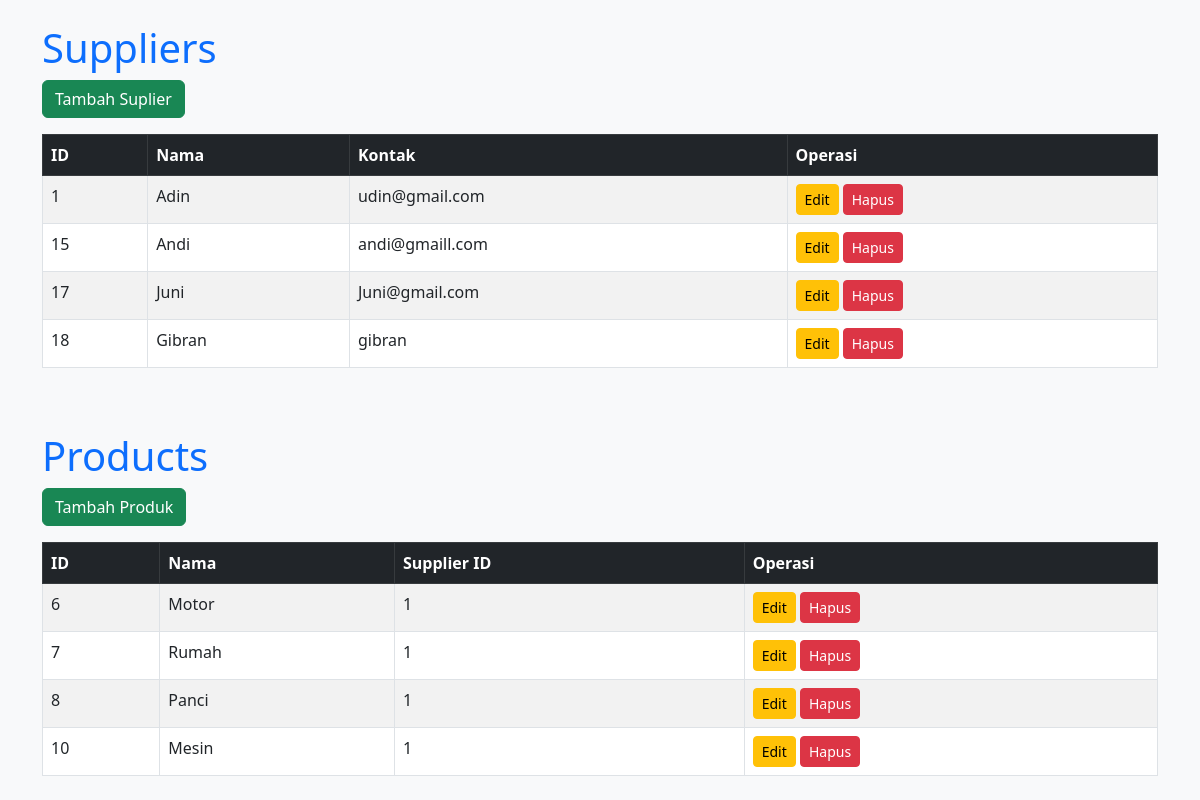
The page /app/views/index.php on the database its author committed.
### tables this page shows
CREATE TABLE `suppliers` (
  `id` int(11) NOT NULL,
  `name` varchar(255) NOT NULL,
  `contact` varchar(100) DEFAULT NULL
);

CREATE TABLE `products` (
  `id` int(11) NOT NULL,
  `name` varchar(255) NOT NULL,
  `supplier_id` int(11) DEFAULT NULL
);

### config/database.php (called while the page is built)
<?php
class Database {
    private static $instance = null;
    private $pdo;
    private function __construct() {
        $host = 'localhost';
        $dbname = 'tugas1';
        $username = 'root';
        $password = '';
        try {
            $this->pdo = new PDO("mysql:host=$host;dbname=$dbname", $username, $password);
            $this->pdo->setAttribute(PDO::ATTR_ERRMODE, PDO::ERRMODE_EXCEPTION);
        } catch (PDOException $e) {
            die("Koneksi gagal: " . $e->getMessage());
        }
    }
    public static function getInstance() {
        if (self::$instance == null) {
            self::$instance = new Database();
        }
        return self::$instance;
    }
    public function getConnection() {
        return $this->pdo;
    }
}

### app/controllers/SupplierController.php (called while the page is built, shortened)
<?php
require_once __DIR__ . '/../models/Supplier.php';
class SupplierController {
    private $supplierModel;
    public function __construct() {
        $this->supplierModel = new Supplier();
    }
    public function index() {
        $suppliers = $this->supplierModel->getAllSuppliers();
        return $suppliers;
    }
}

### app/models/Supplier.php (called while the page is built, shortened)
<?php
require_once __DIR__ . '/../../config/database.php';
class Supplier {
    private $pdo;
    public function __construct() {
        $this->pdo = Database::getInstance()->getConnection();
    }
    public function getAllSuppliers() {
        $stmt = $this->pdo->query("SELECT * FROM suppliers");
        return $stmt->fetchAll(PDO::FETCH_ASSOC);
    }
}

### app/controllers/ProductController.php (called while the page is built, shortened)
<?php
require_once __DIR__ . '/../models/Product.php';
class ProductController {
    private $productModel;
    public function __construct() {
        $this->productModel = new Product();
    }
    public function index() {
        $products = $this->productModel->getAllProducts();
        return $products;
    }
}

### app/models/Product.php (called while the page is built, shortened)
<?php
require_once __DIR__ . '/../../config/database.php';
class Product {
    private $pdo;
    public function __construct() {
        $this->pdo = Database::getInstance()->getConnection();
    }
    public function getAllProducts() {
        $stmt = $this->pdo->query("SELECT * FROM products");
        return $stmt->fetchAll(PDO::FETCH_ASSOC);
    }
}

### app/views/index.php (the view, shortened to what this page needs)
<?php
    require_once __DIR__ . '/../controllers/SupplierController.php';
    require_once __DIR__ . '/../controllers/ProductController.php';
    $supplierController = new SupplierController();
    $suppliers = $supplierController->index();
    $productController = new ProductController();
    $products = $productController->index();
?>
<!DOCTYPE html>
<html lang="en">
<head>
    <link href="https://cdn.jsdelivr.net/npm/bootstrap@5.3.0/dist/css/bootstrap.min.css" rel="stylesheet">
</head>
<body class="bg-light">
    <div class="container mt-4">
        <h1 class="text-primary">Suppliers</h1>
        <a href="./suppliers/create.php" class="btn btn-success mb-3">Tambah Suplier</a>
        <div class="table-responsive">
            <table class="table table-bordered table-striped">
                <thead class="table-dark">
                    <tr>
                        <th>ID</th>
                        <th>Nama</th>
                        <th>Kontak</th>
                        <th>Operasi</th>
                    </tr>
                </thead>
                <tbody>
                    <?php if (!empty($suppliers)): ?>
                    <?php foreach ($suppliers as $supplier): ?>
                    <tr>
                        <td><?= htmlspecialchars($supplier['id']); ?></td>
                        <td><?= htmlspecialchars($supplier['name']); ?></td>
                        <td><?= htmlspecialchars($supplier['contact']); ?></td>
                        <td>
                            <a href="./suppliers/update.php?id=<?= $supplier['id'] ?>"
                                class="btn btn-warning btn-sm">Edit</a>
                            <button class="btn btn-danger btn-sm" data-bs-toggle="modal"
                                data-bs-target="#deleteModal<?= $supplier['id'] ?>">Hapus</button>
                        </td>
                    </tr>
                    <?php endforeach; ?>
                    <?php else: ?>
                    <tr>
                        <td colspan="4" class="text-center">Tidak ada suplier</td>
                    </tr>
                    <?php endif; ?>
                </tbody>
            </table>
        </div>
        <h1 class="text-primary mt-5">Products</h1>
        <a href="./products/create.php" class="btn btn-success mb-3">Tambah Produk</a>
        <div class="table-responsive">
            <table class="table table-bordered table-striped">
                <thead class="table-dark">
                    <tr>
                        <th>ID</th>
                        <th>Nama</th>
                        <th>Supplier ID</th>
                        <th>Operasi</th>
                    </tr>
                </thead>
                <tbody>
                    <?php if (!empty($products)): ?>
                    <?php foreach ($products as $product): ?>
                    <tr>
                        <td><?= htmlspecialchars($product['id']); ?></td>
                        <td><?= htmlspecialchars($product['name']); ?></td>
                        <td><?= htmlspecialchars($product['supplier_id']); ?></td>
                        <td>
                            <a href="./products/update.php?id=<?= $product['id'] ?>"
                                class="btn btn-warning btn-sm">Edit</a>
                            <button class="btn btn-danger btn-sm" data-bs-toggle="modal"
                                data-bs-target="#deleteModalProduct<?= $product['id'] ?>">Hapus</button>
                        </td>
                    </tr>
                    <?php endforeach; ?>
                    <?php else: ?>
                    <tr>
                        <td colspan="4" class="text-center">Tidak ada produk</td>
                    </tr>
                    <?php endif; ?>
                </tbody>
            </table>
        </div>
    </div>
</body>
</html>

### rows shown on the page
suppliers: id "1", name "Adin", contact "udin@gmail.com"
suppliers: id "15", name "Andi", contact "andi@gmaill.com"
suppliers: id "17", name "Juni", contact "Juni@gmail.com"
suppliers: id "18", name "Gibran", contact "gibran"
products: id "6", name "Motor", supplier "1"
products: id "7", name "Rumah", supplier "1"
products: id "8", name "Panci", supplier "1"
products: id "10", name "Mesin", supplier "1"
